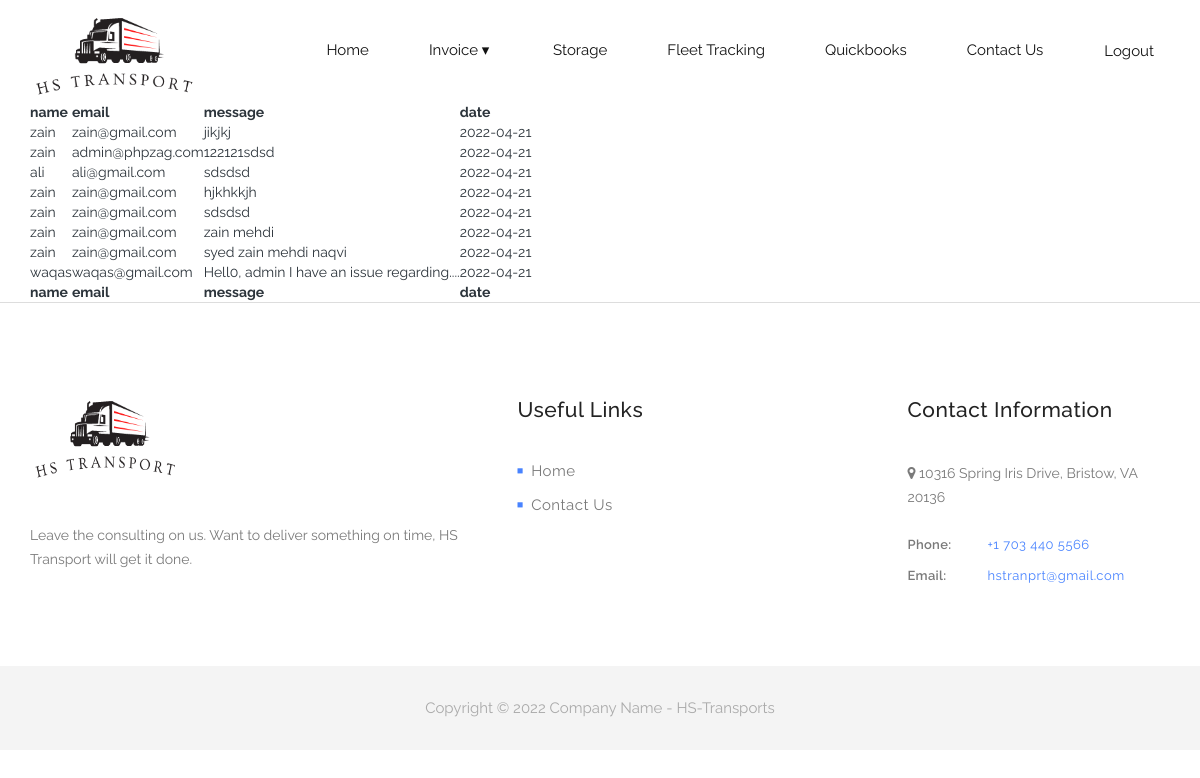
Page /contact_us.php (signed in) on the committed database.
### tables this page shows
CREATE TABLE `contact_us` (
  `id` int(10) NOT NULL,
  `name` varchar(255) NOT NULL,
  `email` varchar(255) NOT NULL,
  `message` text NOT NULL,
  `created_at` date NOT NULL DEFAULT current_timestamp()
);

### contact_us.php (the view, shortened to what this page needs)
<!DOCTYPE html>
<html>
<head>
    <?php include('inc/header.php');?>
    <link rel="stylesheet" type="text/css" href="https://cdn.datatables.net/v/dt/dt-1.11.5/datatables.min.css" />
</head>
<body>
<?php if ($_SESSION['role'] == 'admin') {?>
    <div class="wrap">
        <header id="header">
            <div class="container">
                <div class="row">
                    <div class="col-md-12">
                        <a href="index.html"><div class="logo">
                            <img src="img/hstrans3.png" alt="Venue Logo" height="100" width="100">
                        </div></a>
                        <nav id="primary-nav" class="dropdown cf">
                            <ul class="dropdown menu">
                                <li><a href="invoice_list.php">Home</a></li>
                                <li>
                                    <a href="#">Invoice</a>
                                </li>
                                <li><a href="https://s3.console.aws.amazon.com/s3/buckets?region=us-east-1" target="_blank">Storage</a></li>
                                <li><a href="https://app.rigbot.com/login" target="_blank">Fleet Tracking</a></li>
                                <li><a href="https://app.qbo.intuit.com/app/homepage" target="_blank">Quickbooks</a></li>
                                <li><a class="nav-link" href="contact_us.php">Contact Us</a></li>
                                <li><a href="logout.php" class="nav-link btn btn-dark">Logout</a></li>
                            </ul>
                        </nav>
                    </div>
                    <div class="col-md-12">
                        <table id="tblUser">
                            <thead>
                                <tr>
                                    <th>name</th>
                                    <th>email</th>
                                    <th>message</th>
                                    <th>date</th>
                                </tr>
                            </thead>
                            <?php
                            require_once('./php/config.php');
                            $sql = "SELECT name, email, message, created_at FROM contact_us";
                            $result = $conn->query($sql);
                            $arr_users = [];
                            if ($result->num_rows > 0) {
                                $arr_users = $result->fetch_all(MYSQLI_ASSOC);
                            }
                            ?>
                            <tbody>
                                <?php if(!empty($arr_users)) { ?>
                                    <?php foreach($arr_users as $user) { ?>
                                        <tr>
                                            <td><?php echo $user['name']; ?></td>
                                            <td><?php echo $user['email']; ?></td>
                                            <td><?php echo $user['message']; ?></td>
                                            <td><?php echo $user['created_at']; ?></td>
                                        </tr>
                                    <?php } ?>
                                <?php } ?>
                            </tbody>
                            <tfoot>
                                <tr>
                                    <th>name</th>
                                    <th>email</th>
                                    <th>message</th>
                                    <th>date</th>
                                </tr>
                            </tfoot>
                        </table>
                    </div>
                </div>
            </div>
        </header>
    </div>
    <?php } ?>
    <?php include('inc/footer.php');?>
</body>
</html>

### inc/header.php (shortened to what this page needs)
<link rel="stylesheet" href="./assets/css/bootstrap.min.css">
<link rel="stylesheet" href="./assets/css/bootstrap-theme.min.css">
<link rel="stylesheet" href="./assets/css/fontAwesome.css">
<link rel="stylesheet" href="./assets/css/hero-slider.css">
<link rel="stylesheet" href="./assets/css/owl-carousel.css">
<link rel="stylesheet" href="./assets/css/style.css">

### inc/footer.php (shortened to what this page needs)
<footer>
        <div class="container">
            <div class="row">
                <div class="col-md-5">
                    <div class="about-veno">
                        <div class="logo">
                            <img src="img/hstrans3.png" alt="Venue Logo" width="150" height="100">
                        </div>
                        <p>
                            Leave the consulting on us. Want to deliver something on time, HS Transport will get it done.
                        </p>
                    </div>
                </div>
                <div class="col-md-4">
                    <div class="useful-links">
                        <div class="footer-heading">
                            <h4>Useful Links</h4>
                        </div>
                        <div class="row">
                            <div class="col-md-6">
                                <ul>
                                    <li><a href="invoice_list.php"><i class="fa fa-stop"></i>Home</a></li>
                                    <li><a href="contact_us.php"><i class="fa fa-stop"></i>Contact Us</a></li>
                                </ul>
                            </div>
                        </div>
                    </div>
                </div>
                <div class="col-md-3">
                    <div class="contact-info">
                        <div class="footer-heading">
                            <h4>Contact Information</h4>
                        </div>
                        <p><i class="fa fa-map-marker"></i> 10316 Spring Iris Drive, Bristow, VA 20136  </p>
                        <ul>
                            <li><span>Phone:</span><a href="#">+1 703 440 5566</a></li>
                            <li><span>Email:</span><a href="#">hstranprt@gmail.com</a></li>
                        </ul>
                    </div>
                </div>
            </div>
        </div>
    </footer>
    <div class="sub-footer">
        <p>Copyright © 2022 Company Name - HS-Transports</p>
    </div>

### assets/css/hero-slider.css (style rules this page uses)
*, *::after, *::before { -webkit-box-sizing: border-box; -moz-box-sizing: border-box; box-sizing: border-box; }
html { font-size: 62.5%; }
body { font-family: "Open Sans", sans-serif; color: #2c343b; background-color: #f2f2f2; }
a { color: #d44457; text-decoration: none; }
img { max-width: 100%; }

### assets/css/style.css (style rules this page uses)
body { font-family: 'Raleway', 'sans-serif'; background-color: #fff; }
ul { list-style: none; margin: 0; padding: 0; }
p { font-size: 14px; color: #7a7a7a; line-height: 24px; left: 0.25px; }
.cf:before, .cf:after { content: ''; display: table; visibility: hidden; }
.cf:after { clear: both; }
.cf { *zoom: 1; }
#header { overflow: visible; position: relative; background-color: #fff; }
#header .logo { float: left; }
#header .logo img { width: 100%; overflow: hidden; }
.menu { float: right; }
.menu li { float: left; margin-left: 30px; position: relative; line-height: 100px; }
.menu li:last-child { margin-right: 0; }
.menu li a { display: block; text-decoration: none; }
#primary-nav li a { color: #121212; font-weight: bold; line-height: 100px; padding: 0px 15px; font-size: 15px; font-weight: 400; transition: all 0.5s; }
footer { padding: 80px 0px 70px 0px; border-top: 1px solid #ddd; }
footer .footer-heading h4 { font-size: 21px; color: #232323; letter-spacing: 0.5px; margin-top: 15px; margin-bottom: 40px; }
footer .about-veno .logo { margin-bottom: 40px; }
footer .about-veno p { margin-bottom: 25px; }
footer .useful-links ul li { margin-bottom: 12px; }
footer .useful-links ul li a { font-size: 15px; color: #7a7a7a; letter-spacing: 0.5px; text-decoration: none; transition: all 0.5s; }
footer .useful-links ul li i { color: #4883ff; font-size: 6px; position: relative; top: -3px; margin-right: 8px; }
footer .contact-info p { margin-bottom: 25px; }
footer .contact-info ul li { margin: 10px 0px; }
footer .contact-info ul li span { font-size: 13px; color: #7a7a7a; font-weight: 600; letter-spacing: 0.3px; width: 80px; display: inline-block; }
footer .contact-info ul li a { font-size: 13px; color: #4883ff; letter-spacing: 0.5px; text-decoration: none; }
.sub-footer p { text-align: center; display: inline-block; background-color: #f4f4f4; width: 100%; margin-bottom: 0px; padding: 30px 0px; font-size: 15px; color: #aaaaaa; }

### rows in the picture
contact_us: name "zain", email "zain@gmail.com", message "jikjkj", created_at "2022-04-21"
contact_us: name "zain", email "admin@phpzag.com", message "122121sdsd", created_at "2022-04-21"
contact_us: name "ali", email "ali@gmail.com", message "sdsdsd", created_at "2022-04-21"
contact_us: name "zain", email "zain@gmail.com", message "hjkhkkjh", created_at "2022-04-21"
contact_us: name "zain", email "zain@gmail.com", message "sdsdsd", created_at "2022-04-21"
contact_us: name "zain", email "zain@gmail.com", message "zain mehdi", created_at "2022-04-21"
contact_us: name "zain", email "zain@gmail.com", message "syed zain mehdi naqvi", created_at "2022-04-21"
contact_us: name "waqas", email "waqas@gmail.com", message "Hell0, admin I have an issue regarding....", created_at "2022-04-21"
